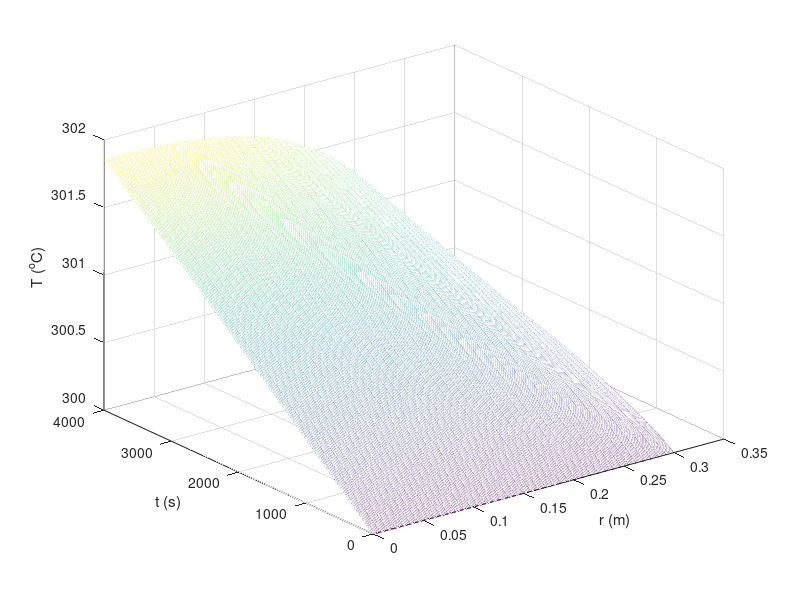

Write MATLAB code to recreate this figure.
clc;clear;close all

Ti = 300; % initial temperature
p = 960; Cp = 2200; R = 0.3; h = 75; qdot = 1000; Tinf = 300;
k = 5;

ndx = 40; nx = ndx+1;
dr = R/ndx;
r = 0:dr:R;

ndt=1200; Lt = 4000;
nt=ndt+1;
dt=Lt/ndt;
t=0:dt:Lt;

alfa = k*dt/2/p/Cp/dr^2;
beta = qdot*dt/p/Cp;

T = ones(nt,nx)*Ti;

for m = 1:nt-1
    A = zeros(nx,nx); b = zeros(nx,1);
    A(1,1) = 1; A(1,2) = -1; b(1) = 0;
    for i = 2:nx-1
        A(i,i-1) = -alfa;
        A(i,i)   = 1 + alfa/r(i)*( r(i+1) + r(i) );
        A(i,i+1) = -alfa/r(i)*r(i+1);
        b(i) = alfa*T(m,i-1)+( 1 - alfa/r(i)*( r(i+1) + r(i)) )*T(m,i)+alfa/r(i)*r(i+1)*T(m,i+1)+beta;
    end
    A(nx,nx) = 1 + h*dr/k; A(nx,nx-1) = -1; b(nx) = h*dr/k*Tinf;
    T(m+1,:) = (A\b)';
end
mesh(r,t,T)
xlabel('r (m)')
ylabel('t (s)')
zlabel('T (^oC)')

